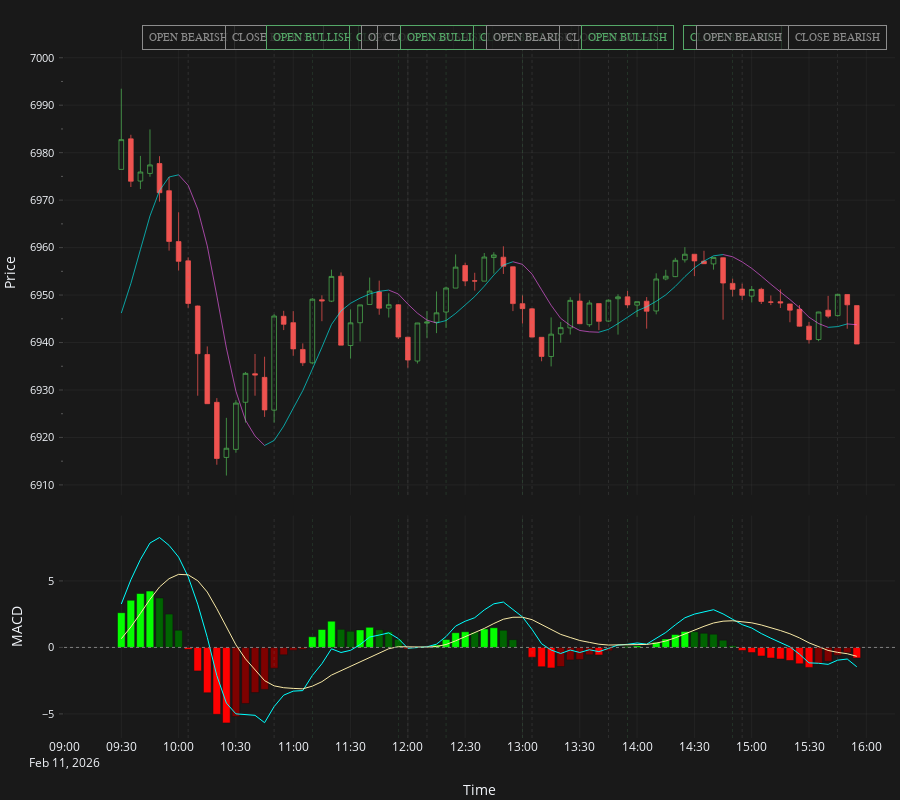

Here is the notebook cell this chart was saved with:
### Markdown cell above
## Chart with Signal Overlays

### Code cell
df_macd_5m = macd(
    candles_5m,
    prior_close=prior_day.close,
    fast_length=12,
    slow_length=26,
    macd_length=9,
)

signal_lines = [
    VerticalLine(
        start_time=s.start_time,
        color="#55A868" if s.direction == "BULLISH" else "#8C8C8C",
        line_dash="dot",
        line_width=0.5,
        label=f"{s.signal_type} {s.direction}",
        opacity=0.4,
    )
    for s in engine.signals
]

plot_macd_with_hull(
    df_macd_5m,
    pad_value=prior_day.close,
    start_time=start,
    end_time=stop + timedelta(minutes=15),
    vertical_lines=signal_lines,
)
